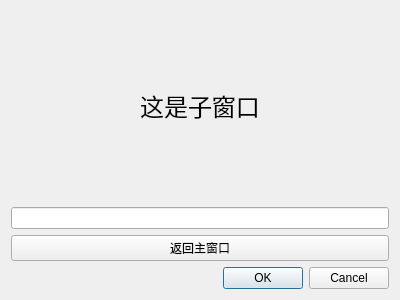
<?xml version="1.0" encoding="UTF-8"?>
<ui version="4.0">
 <class>SubWindow</class>
 <widget class="QDialog" name="SubWindow">
  <property name="geometry">
   <rect>
    <x>0</x>
    <y>0</y>
    <width>400</width>
    <height>300</height>
   </rect>
  </property>
  <property name="windowTitle">
   <string>Dialog</string>
  </property>
  <layout class="QVBoxLayout" name="verticalLayout">
   <item>
    <widget class="QLabel" name="label">
     <property name="text">
      <string>&lt;html&gt;&lt;head/&gt;&lt;body&gt;&lt;p align=&quot;center&quot;&gt;&lt;span style=&quot; font-size:18pt;&quot;&gt;这是子窗口&lt;/span&gt;&lt;/p&gt;&lt;/body&gt;&lt;/html&gt;</string>
     </property>
    </widget>
   </item>
   <item>
    <widget class="QLineEdit" name="lineEdit_sub"/>
   </item>
   <item>
    <widget class="QPushButton" name="pushButton_back">
     <property name="text">
      <string>返回主窗口</string>
     </property>
    </widget>
   </item>
   <item>
    <widget class="QDialogButtonBox" name="buttonBox">
     <property name="orientation">
      <enum>Qt::Orientation::Horizontal</enum>
     </property>
     <property name="standardButtons">
      <set>QDialogButtonBox::StandardButton::Cancel|QDialogButtonBox::StandardButton::Ok</set>
     </property>
    </widget>
   </item>
  </layout>
 </widget>
 <resources/>
 <connections>
  <connection>
   <sender>buttonBox</sender>
   <signal>accepted()</signal>
   <receiver>SubWindow</receiver>
   <slot>accept()</slot>
   <hints>
    <hint type="sourcelabel">
     <x>248</x>
     <y>254</y>
    </hint>
    <hint type="destinationlabel">
     <x>157</x>
     <y>274</y>
    </hint>
   </hints>
  </connection>
  <connection>
   <sender>buttonBox</sender>
   <signal>rejected()</signal>
   <receiver>SubWindow</receiver>
   <slot>reject()</slot>
   <hints>
    <hint type="sourcelabel">
     <x>316</x>
     <y>260</y>
    </hint>
    <hint type="destinationlabel">
     <x>286</x>
     <y>274</y>
    </hint>
   </hints>
  </connection>
 </connections>
</ui>
